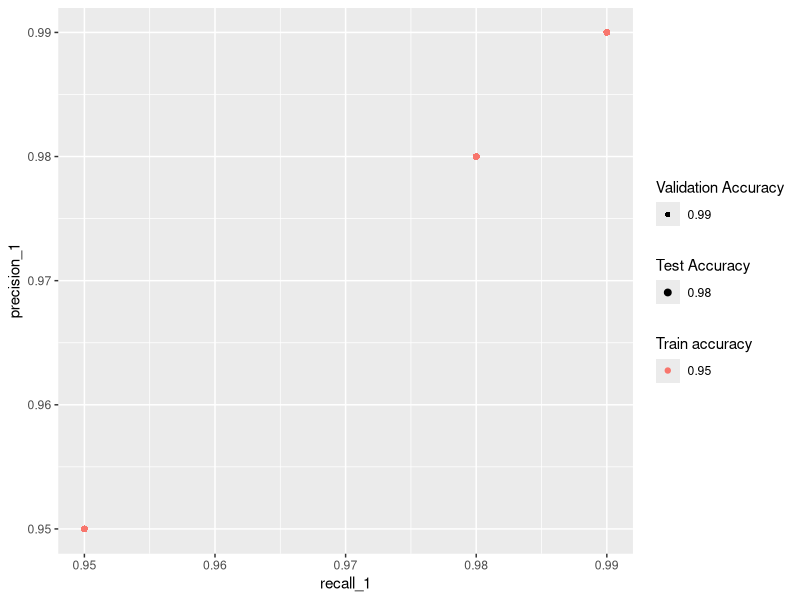

The R source for this figure: (Note: this script raises an error after producing the figure.)
df <- data.frame(name =  c("0.95"),
                   size = c("0.98"),
                   type_of_data = c("0.99"),      
                 precision_1 = c(0.95, 0.98, 0.99),
                 recall_1 = c(0.95, 0.98, 0.99))
library(ggplot2)

ggplot(data = df) +
  geom_point(mapping = aes(x = recall_1, y = precision_1, color = name, shape = type_of_data, size = size)) +
  labs(color = "Train accuracy", shape = "Validation Accuracy", size = "Test Accuracy")
  #guides(size=FALSE) +
  xlab('Recall') +
  ylab('Precision') +
  ggtitle('Train Classification Report')

  